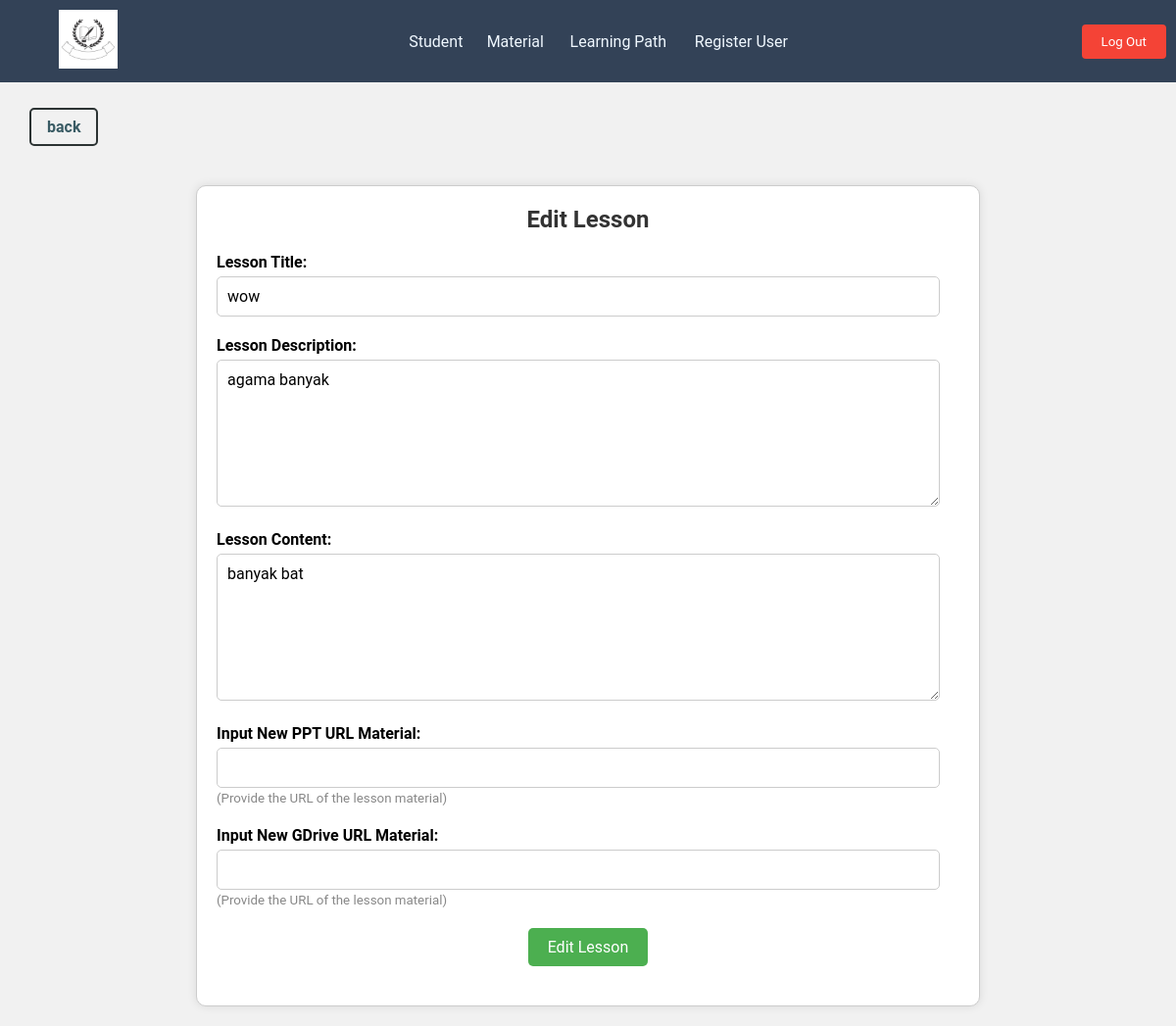
/teacherpage/edit_chapter.php?id=1 (signed in), run on the app's committed database.
### tables this page shows
CREATE TABLE `chapter` (
  `id_course` int(11) NOT NULL,
  `id_chapter` int(11) NOT NULL,
  `chapter_name` varchar(255) NOT NULL,
  `chap_desc` mediumtext NOT NULL,
  `chapter_content` longtext NOT NULL,
  `chapter_ppt` varchar(200) DEFAULT NULL,
  `chapter_gdrive` varchar(200) DEFAULT NULL
);

### teacherpage/edit_chapter.php (the view, shortened to what this page needs)
<?php
require_once '../misc/teachercomp.php';
?>
<!DOCTYPE html>
<html lang="en">
<head>
    <link rel="stylesheet" href="../css/edit_chapter_new.css">
</head>
<body>
    <?php
    $id = $_GET['id'];
    $sql_chapter = "SELECT * FROM chapter WHERE id_chapter = '$id'";
    $result = mysqli_query($con, $sql_chapter);
    $row = mysqli_fetch_array($result);
    ?>
    <div class="edit-backto-course">
        <?php
        $id = $_GET['id'];
        echo '<a href="course.php?id=' . $id . '" class="edit-backto">back</a>';
        ?>
    </div>
    <div class="container">
        <h2>Edit Lesson</h2>
        <form action="<?php echo htmlspecialchars($_SERVER['PHP_SELF']); ?>" method="post" enctype="multipart/form-data">
            <div class="form-group">
                <label for="lesson_title">Lesson Title:</label>
                <input type="text" id="lesson_title" name="lesson_title" value="<?php echo $row['chapter_name'] ?>" required>
            </div>
            <div class="form-group">
                <label for="lesson_description">Lesson Description:</label>
                <textarea id="lesson_description" name="lesson_description" required><?php echo $row['chap_desc'] ?></textarea>
            </div>
            <div class="form-group">
                <label for="lesson_description">Lesson Content:</label>
                <textarea id="lesson_description" name="lesson_content" required><?php echo $row['chapter_content'] ?></textarea>
            </div>
            <div class="form-group">
                <label for="lesson_url">Input New PPT URL Material:</label>
                <input type="text" id="lesson_url" name="lesson_ppt" value="<?php echo $row['chapter_ppt'] ?>">
                <small>(Provide the URL of the lesson material)</small>
            </div>
            <div class="form-group">
                <label for="lesson_url">Input New GDrive URL Material:</label>
                <input type="text" id="lesson_url" name="lesson_gdrive" value="<?php echo $row['chapter_gdrive'] ?>">
                <small>(Provide the URL of the lesson material)</small>
            </div>
            <div class="form-group">
                <button type="submit" name="submit">Edit Lesson</button>
            </div>
        </form>
    </div>
</body>
</html>

### css/header_ADMIN_new.css (style rules this page uses)
* { margin: 0; padding: 0; box-sizing: border-box; font-family: 'Roboto', sans-serif; }

### css/edit_chapter_new.css (style rules this page uses)
body { font-family: Arial, sans-serif; margin: 0; padding: 0; background-color: #f1f1f1; }
.edit-backto { display: inline-block; text-decoration: none; color: #395B64; font-weight: bold; border: 2px solid #2C3333; border-radius: 5px; padding: 8px 16px; transition: background-color 0.3s ease-in-out, color 0.3s ease-in-out; width: fit-content; margin-left: 30px; margin-top: 110px; }
.container { max-width: 800px; margin: 20px auto; padding: 20px; border: 1px solid #ccc; border-radius: 10px; background-color: #fff; box-shadow: 0 0 10px rgba(0, 0, 0, 0.1); margin-top: 40px; }
h2 { color: #333; text-align: center; margin-bottom: 20px; }
.form-group { margin-bottom: 20px; }
.form-group label { display: block; font-weight: bold; margin-bottom: 5px; }
.form-group input[type="text"], .form-group textarea, .form-group input[type="file"] { width: calc(100% - 20px); padding: 10px; font-size: 16px; border: 1px solid #ccc; border-radius: 5px; box-sizing: border-box; }
.form-group textarea { height: 150px; }
.form-group small { color: #888; }
.form-group button { padding: 10px 20px; font-size: 16px; background-color: #4CAF50; color: white; border: none; border-radius: 5px; cursor: pointer; margin: 0 auto; display: block; }

### data on the page
chapter: lesson_title "wow", lesson_description "agama banyak", lesson_content "banyak bat"
